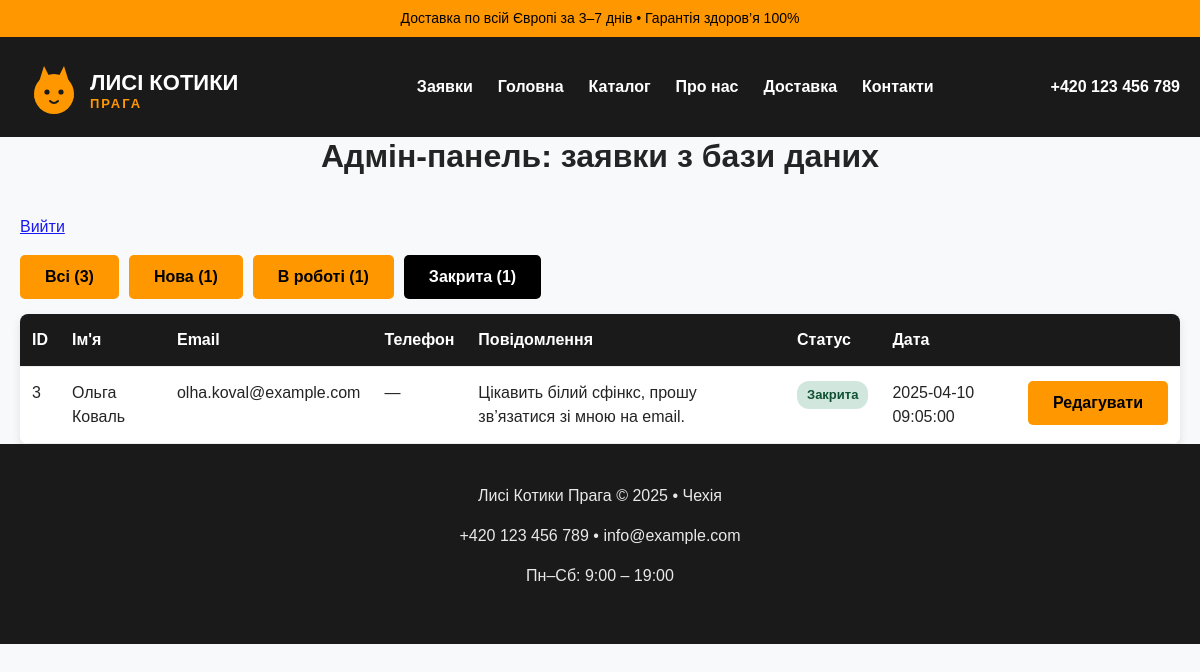
/admin_requests.php?page=1&status=closed (signed in), run on the app's committed database.
### tables this page shows
CREATE TABLE IF NOT EXISTS requests (
    id INT UNSIGNED AUTO_INCREMENT PRIMARY KEY,
    name VARCHAR(100) NOT NULL,
    email VARCHAR(150) NOT NULL,
    phone VARCHAR(20) NULL,
    age VARCHAR(20) NULL,
    color VARCHAR(50) NULL,
    message TEXT NOT NULL,
    consent TINYINT(1) NOT NULL DEFAULT 0,
    status VARCHAR(20) NOT NULL DEFAULT 'new',
    created_at DATETIME NOT NULL DEFAULT CURRENT_TIMESTAMP
);

### src/RequestRepository.php (called while the page is built, shortened)
<?php
final class RequestRepository
{
    public function all(?string $status = null, int $limit = 20, int $offset = 0): array
    {
        $sql = 'SELECT * FROM requests';
        $params = [];
        if ($status !== null) {
            $sql .= ' WHERE status = ?';
            $params[] = $status;
        }
        $sql .= ' ORDER BY id DESC LIMIT ? OFFSET ?';
        $stmt = $this->pdo->prepare($sql);
        $position = 1;
        foreach ($params as $param) {
            $stmt->bindValue($position++, $param);
        }
        $stmt->bindValue($position++, $limit, PDO::PARAM_INT);
        $stmt->bindValue($position++, $offset, PDO::PARAM_INT);
        $stmt->execute();
        return array_map(
            static fn (array $row): RequestRecord => RequestRecord::fromRow($row),
            $stmt->fetchAll(PDO::FETCH_ASSOC)
        );
    }
    public function count(?string $status = null): int
    {
        $sql = 'SELECT COUNT(*) FROM requests';
        $params = [];
        if ($status !== null) {
            $sql .= ' WHERE status = ?';
            $params[] = $status;
        }
        $stmt = $this->pdo->prepare($sql);
        $stmt->execute($params);
        return (int) $stmt->fetchColumn();
    }
}

### src/RequestStatus.php (called while the page is built, shortened)
<?php
final class RequestStatus
{
    public static function all(): array
    {
        return [self::NEW, self::IN_PROGRESS, self::CLOSED];
    }
    public static function ukrainianLabel(string $status): string
    {
        return match ($status) {
            self::NEW => 'Нова',
            self::IN_PROGRESS => 'В роботі',
            self::CLOSED => 'Закрита',
            default => $status,
        };
    }
}

### src/RequestRecord.php (called while the page is built, shortened)
<?php
final class RequestRecord
{
    public static function fromRow(array $row): self
    {
        return new self(
            id: (int) $row['id'],
            name: (string) $row['name'],
            email: (string) $row['email'],
            phone: $row['phone'] !== null ? (string) $row['phone'] : null,
            age: $row['age'] !== null ? (string) $row['age'] : null,
            color: $row['color'] !== null ? (string) $row['color'] : null,
            message: (string) $row['message'],
            consent: (bool) $row['consent'],
            status: (string) ($row['status'] ?? RequestStatus::NEW),
            createdAt: (string) $row['created_at'],
        );
    }
}

### admin_requests.php (the view, shortened to what this page needs)
<?php
include __DIR__ . '/includes/header.php';
$repo = new RequestRepository($pdo);
$statusFilter = $_GET['status'] ?? null;
$perPage = 10;
$page = max(1, (int) ($_GET['page'] ?? 1));
$total = $repo->count($statusFilter);
$totalPages = max(1, (int) ceil($total / $perPage));
$page = min($page, $totalPages);
$requests = $repo->all($statusFilter, $perPage, ($page - 1) * $perPage);
function status_query(?string $status, int $page): string
{
    $params = ['page' => $page];
    if ($status !== null) {
        $params['status'] = $status;
    }
    return '?' . http_build_query($params);
}
?>
<h2 class="section-title">Адмін-панель: заявки з бази даних</h2>
<p><a href="logout.php">Вийти</a></p>
<div class="status-filters">
    <a href="<?= htmlspecialchars(status_query(null, 1)) ?>" class="button <?= $statusFilter === null ? 'active' : '' ?>">Всі (<?= $repo->count() ?>)</a>
    <?php foreach (RequestStatus::all() as $status): ?>
        <a href="<?= htmlspecialchars(status_query($status, 1)) ?>" class="button <?= $statusFilter === $status ? 'active' : '' ?>">
            <?= htmlspecialchars(RequestStatus::ukrainianLabel($status)) ?> (<?= $repo->count($status) ?>)
        </a>
    <?php endforeach; ?>
</div>
<?php if ($total === 0): ?>
    <div class="card">
        <p>Поки що немає жодної заявки в таблиці <strong>requests</strong><?= $statusFilter !== null ? ' зі статусом «' . htmlspecialchars(RequestStatus::ukrainianLabel($statusFilter)) . '»' : '' ?>.</p>
        <p>Підказка для СРС‑6: імпортуй файл <strong>database.sql</strong> у phpMyAdmin, щоб створити таблицю і додати тестові записи.</p>
    </div>
<?php else: ?>
    <div class="card table-card">
        <div class="table-wrapper">
            <table class="data-table">
                <thead>
                <tr>
                    <th>ID</th>
                    <th>Ім'я</th>
                    <th>Email</th>
                    <th>Телефон</th>
                    <th>Повідомлення</th>
                    <th>Статус</th>
                    <th>Дата</th>
                    <th></th>
                </tr>
                </thead>
                <tbody>
                <?php foreach ($requests as $r): ?>
                    <tr>
                        <td><?= $r->id ?></td>
                        <td><?= htmlspecialchars($r->name) ?></td>
                        <td><?= htmlspecialchars($r->email) ?></td>
                        <td><?= htmlspecialchars($r->phone ?? '—') ?></td>
                        <td><?= nl2br(htmlspecialchars($r->message)) ?></td>
                        <td><span class="status-badge status-<?= htmlspecialchars($r->status) ?>"><?= htmlspecialchars(RequestStatus::ukrainianLabel($r->status)) ?></span></td>
                        <td><?= htmlspecialchars($r->createdAt) ?></td>
                        <td><a href="edit_request.php?id=<?= $r->id ?>" class="button">Редагувати</a></td>
                    </tr>
                <?php endforeach; ?>
                </tbody>
            </table>
        </div>
    </div>
<?php endif; ?>
<?php include __DIR__ . '/includes/footer.php'; ?>

### assets/css/style.css (style rules this page uses)
* { box-sizing: border-box; }
body { margin: 0; font-family: Arial, sans-serif; line-height: 1.5; color: #242424; background: #f8f9fa; }
h1, h2, h3 { margin: 0 0 16px; line-height: 1.2; font-weight: bold; }
p { margin: 0 0 16px; opacity: 0.9; }
.section-title { text-align: center; margin-bottom: 40px; font-size: 32px; }
.button { background: #ff9800; color: #000; padding: 10px 25px; text-decoration: none; font-weight: bold; border-radius: 5px; white-space: nowrap; display: inline-block; }
.card, .cat-card, .service-card, .benefit-card, .step { background: white; border-radius: 8px; padding: 20px; box-shadow: 0 4px 10px rgba(0,0,0,0.1); text-align: center; }
.status-filters { display: flex; flex-wrap: wrap; gap: 10px; margin: 15px 0; }
.button.active { background: #000; color: #fff; }
.status-badge { display: inline-block; padding: 4px 10px; border-radius: 12px; font-size: 13px; font-weight: bold; white-space: nowrap; }
.status-closed { background: #d1e7dd; color: #0f5132; }
.table-card { padding: 0; overflow: hidden; }
.table-wrapper { overflow-x: auto; }
.data-table { width: 100%; border-collapse: collapse; background: #fff; }
.data-table th, .data-table td { padding: 14px 12px; border-bottom: 1px solid #eee; text-align: left; vertical-align: top; }
.data-table th { background: #1a1a1a; color: #fff; position: sticky; top: 0; }
.data-table td:last-child, .data-table th:last-child { white-space: nowrap; }

### data on the page
requests: id "3", name "Ольга Коваль", email "olha.koval@example.com", phone "—", message "Цікавить білий сфінкс, прошу зв’язатися зі мною на email.", status "Закрита", created_at "2025-04-10 09:05:00"

### other printed values
$repo->count() "3"
RequestStatus::ukrainianLabel($status) "Нова"
$repo->count($status) "1"
RequestStatus::ukrainianLabel($status) "В роботі"
RequestStatus::ukrainianLabel($status) "Закрита"
